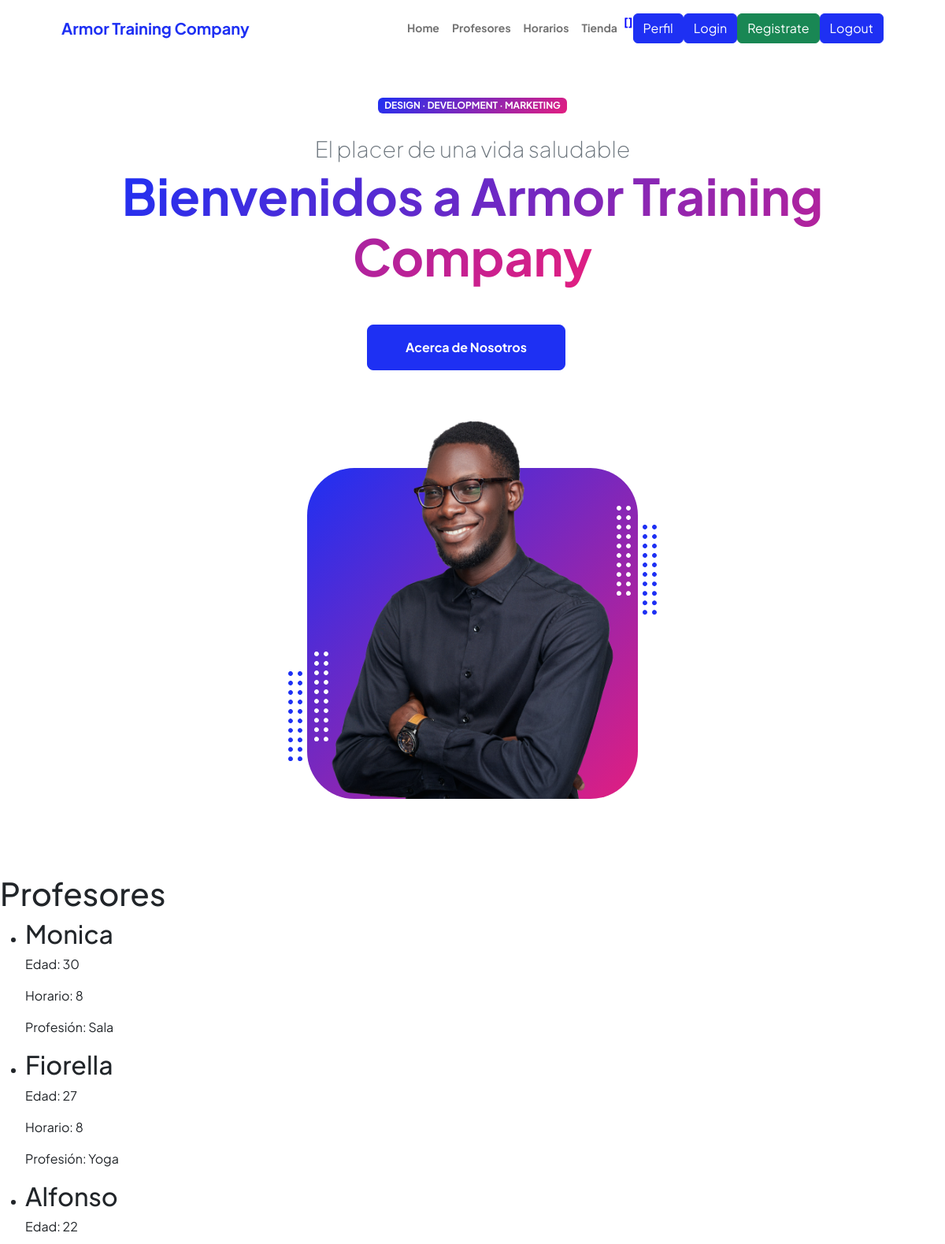
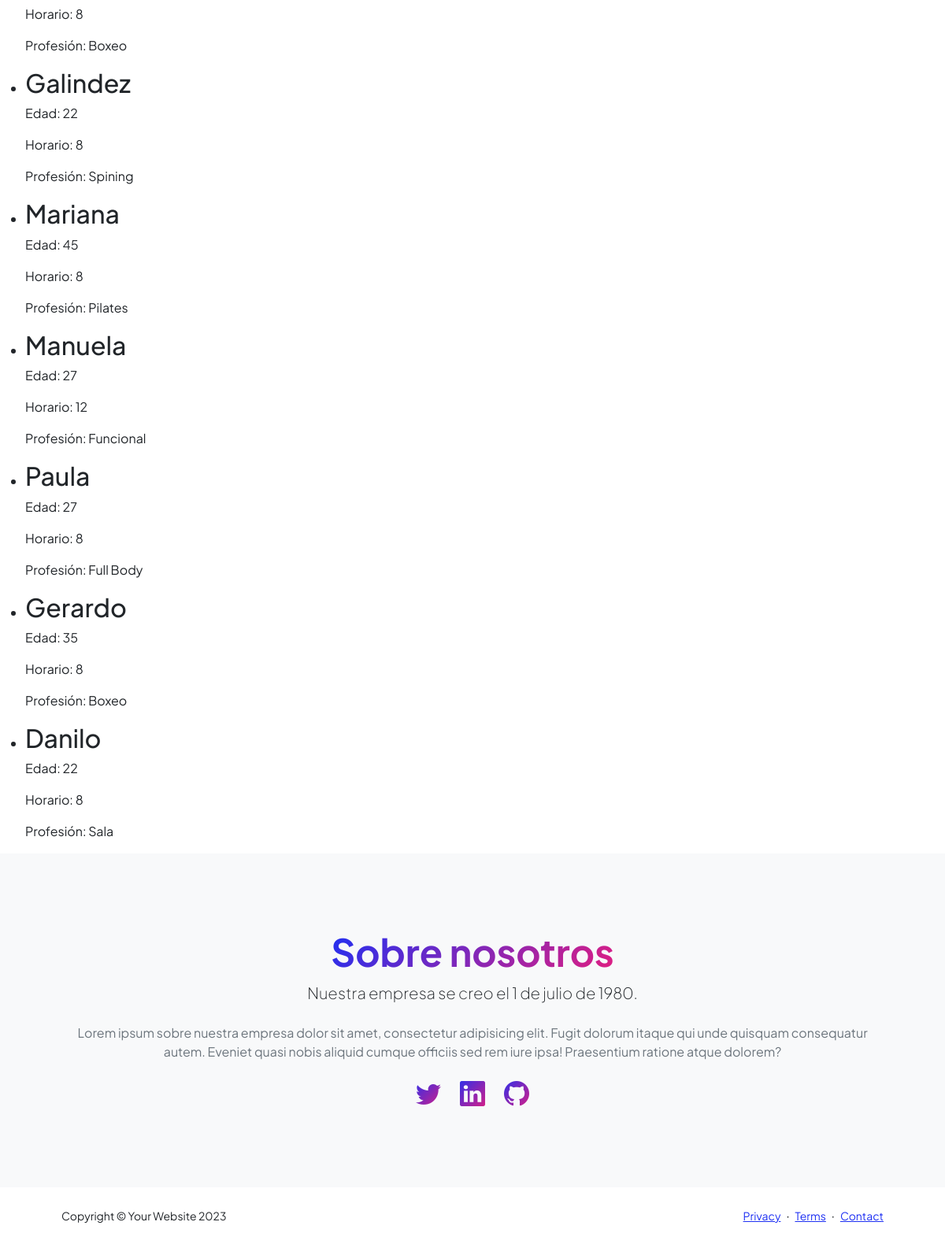
The app's page /profesores/ (signed in) with its own data (2 pictures, top to bottom).
### entidades/models.py (models this page shows)
class Profesores(models.Model):
    nombre= models.CharField(max_length=50)
    edad=models.IntegerField()
    horarios=models.IntegerField()
    profesion= models.CharField(max_length=50)

### entidades/views.py (the view)
# urls.py: path('profesores/', profesores, name="profesores"),
@login_required
def profesores(request):
    contexto= {"profesores":Profesores.objects.all()}
    return render(request,"entidades/profesores.html", contexto)

### entidades/templates/entidades/profesores.html
{% extends 'entidades/index.html' %}
{% block contenido %}
<h1>Profesores</h1>
<ul>
    {% for profesor in profesores %}
    <li>
        <h2>{{ profesor.nombre }}</h2>
        <p>Edad: {{ profesor.edad }}</p>
        <p>Horario: {{ profesor.horarios }}</p>
        <p>Profesión: {{ profesor.profesion }}</p>
    </li>
    {% empty %}
    <li>No hay profesores disponibles.</li>
    {% endfor %}
</ul>
{% endblock %}

### records on screen
Profesores: nombre "Monica", edad "30", horarios "8", profesion "Sala"
Profesores: nombre "Fiorella", edad "27", horarios "8", profesion "Yoga"
Profesores: nombre "Alfonso", edad "22", horarios "8", profesion "Boxeo"
Profesores: nombre "Galindez", edad "22", horarios "8", profesion "Spining"
Profesores: nombre "Mariana", edad "45", horarios "8", profesion "Pilates"
Profesores: nombre "Manuela", edad "27", horarios "12", profesion "Funcional"
Profesores: nombre "Paula", edad "27", horarios "8", profesion "Full Body"
Profesores: nombre "Gerardo", edad "35", horarios "8", profesion "Boxeo"
Profesores: nombre "Danilo", edad "22", horarios "8", profesion "Sala"
